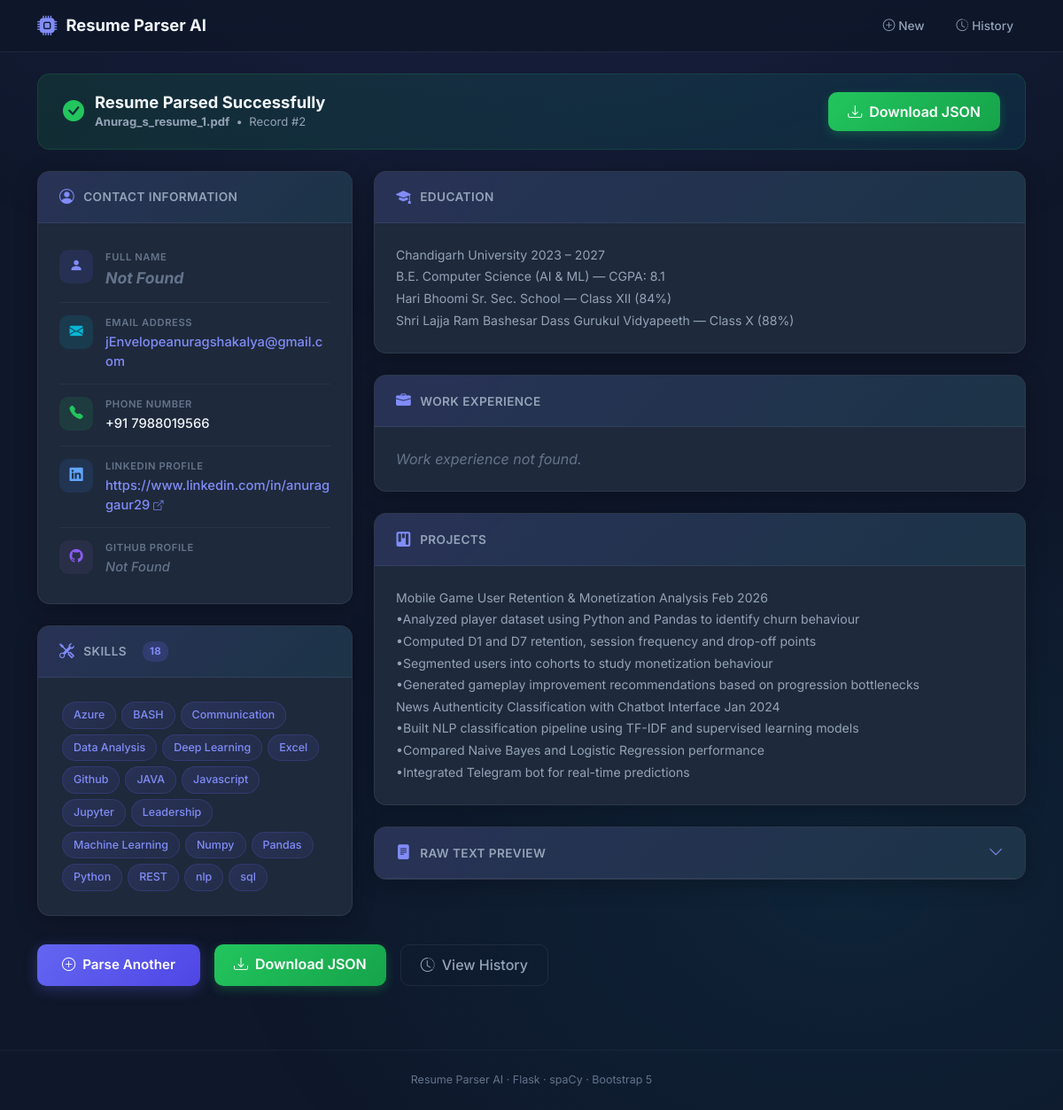
Page /view/2 on the committed database.
### tables this page shows
CREATE TABLE resumes (
            id               INTEGER PRIMARY KEY AUTOINCREMENT,
            filename         TEXT,
            name             TEXT,
            email            TEXT,
            phone            TEXT,
            linkedin         TEXT,
            skills           TEXT,      -- stored as JSON string
            education        TEXT,
            experience       TEXT,
            projects         TEXT,
            skill_match      TEXT,      -- stored as JSON string
            raw_text_preview TEXT,
            created_at       TIMESTAMP DEFAULT CURRENT_TIMESTAMP
        , github TEXT);

### app.py (the view)
@app.route("/view/<int:resume_id>")
def view_resume(resume_id: int):
    conn = get_db()
    row = conn.execute(
        "SELECT * FROM resumes WHERE id = ?", (resume_id,)
    ).fetchone()
    conn.close()
    if not row:
        flash("Resume not found.", "error")
        return redirect(url_for("history"))
    data = {
        "name":       row["name"],
        "email":      row["email"],
        "phone":      row["phone"],
        "linkedin":   row["linkedin"],
        "github":     row["github"] if "github" in row.keys() else "Not Found",
        "skills":     json.loads(row["skills"]) if row["skills"] else [],
        "education":  row["education"],
        "experience": row["experience"],
        "projects":   row["projects"],
        "skill_match": json.loads(row["skill_match"]) if row["skill_match"] else {
            "percentage": 0, "matched_skills": [], "missing_skills": [],
            "total_jd_skills": 0, "matched_count": 0
        },
        "raw_text_preview": row["raw_text_preview"],
    }
    return render_template(
        "result.html", data=data, resume_id=resume_id, filename=row["filename"]
    )

### app.py (called while the page is built)
def get_db() -> sqlite3.Connection:
    conn = sqlite3.connect(DB_PATH)
    conn.row_factory = sqlite3.Row   # Allows dict-style column access
    return conn

### templates/result.html (shortened to what this page needs)
<!DOCTYPE html>
<html lang="en">
<head>
  <link href="https://cdn.jsdelivr.net/npm/bootstrap@5.3.2/dist/css/bootstrap.min.css" rel="stylesheet" />
  <link href="https://cdn.jsdelivr.net/npm/bootstrap-icons@1.11.3/font/bootstrap-icons.min.css" rel="stylesheet" />
  <link rel="stylesheet" href="{{ url_for('static', filename='style.css') }}" />
</head>
<body>
<nav class="navbar-custom">
  <div class="container d-flex align-items-center justify-content-between">
    <a class="brand" href="/"><i class="bi bi-cpu-fill"></i> Resume Parser AI</a>
    <div class="d-flex gap-2">
      <a href="/" class="nav-link-custom"><i class="bi bi-plus-circle me-1"></i>New</a>
      <a href="/history" class="nav-link-custom"><i class="bi bi-clock-history me-1"></i>History</a>
    </div>
  </div>
</nav>
<div class="container py-4">
  <div class="success-banner fade-up mb-4">
    <div class="status">
      <i class="bi bi-check-circle-fill"></i>
      <div>
        <h3>Resume Parsed Successfully</h3>
        <p class="meta mb-0"><strong>{{ filename }}</strong> &nbsp;&bull;&nbsp; Record #{{ resume_id }}</p>
      </div>
    </div>
    <a href="/download/{{ resume_id }}" class="btn-green"><i class="bi bi-download me-2"></i>Download JSON</a>
  </div>
  <div class="row g-4">
    <div class="col-lg-4">
      <div class="glass-card fade-up fade-up-d1 mb-4">
        <div class="glass-card-header"><i class="bi bi-person-circle"></i> Contact Information</div>
        <div class="glass-card-body" style="padding:16px 24px;">
          <div class="contact-row">
            <div class="contact-icon name"><i class="bi bi-person-fill"></i></div>
            <div>
              <div class="contact-label">Full Name</div>
              <div class="contact-value" style="font-size:1.1rem; font-weight:700;">
                {% if data.name and data.name != 'Not Found' %}{{ data.name }}{% else %}<span class="not-found">Not Found</span>{% endif %}
              </div>
            </div>
          </div>
          <div class="contact-row">
            <div class="contact-icon email"><i class="bi bi-envelope-fill"></i></div>
            <div>
              <div class="contact-label">Email Address</div>
              <div class="contact-value">
                {% if data.email and data.email != 'Not Found' %}<a href="mailto:{{ data.email }}">{{ data.email }}</a>{% else %}<span class="not-found">Not Found</span>{% endif %}
              </div>
            </div>
          </div>
          <div class="contact-row">
            <div class="contact-icon phone"><i class="bi bi-telephone-fill"></i></div>
            <div>
              <div class="contact-label">Phone Number</div>
              <div class="contact-value">
                {% if data.phone and data.phone != 'Not Found' %}{{ data.phone }}{% else %}<span class="not-found">Not Found</span>{% endif %}
              </div>
            </div>
          </div>
          <div class="contact-row">
            <div class="contact-icon link"><i class="bi bi-linkedin"></i></div>
            <div>
              <div class="contact-label">LinkedIn Profile</div>
              <div class="contact-value">
                {% if data.linkedin and data.linkedin != 'Not Found' %}
                  <a href="{{ data.linkedin }}" target="_blank" rel="noopener">{{ data.linkedin }} <i class="bi bi-box-arrow-up-right" style="font-size:.7rem;"></i></a>
                {% else %}<span class="not-found">Not Found</span>{% endif %}
              </div>
            </div>
          </div>
          <div class="contact-row">
            <div class="contact-icon github" style="background:rgba(110,84,148,.15); color:#8b5cf6;"><i class="bi bi-github"></i></div>
            <div>
              <div class="contact-label">GitHub Profile</div>
              <div class="contact-value">
                {% if data.github and data.github != 'Not Found' %}
                  <a href="{{ data.github }}" target="_blank" rel="noopener">{{ data.github }} <i class="bi bi-box-arrow-up-right" style="font-size:.7rem;"></i></a>
                {% else %}<span class="not-found">Not Found</span>{% endif %}
              </div>
            </div>
          </div>
        </div>
      </div>
      <div class="glass-card fade-up fade-up-d2 mb-4">
        <div class="glass-card-header">
          <i class="bi bi-tools"></i> Skills
          <span class="skill-count">{{ data.skills|length }}</span>
        </div>
        <div class="glass-card-body">
          {% if data.skills %}
            {% for s in data.skills %}<span class="skill-chip">{{ s }}</span>{% endfor %}
          {% else %}
            <p class="not-found mb-0">No skills detected.</p>
          {% endif %}
        </div>
      </div>
    </div>
    <div class="col-lg-8">
      <div class="glass-card fade-up fade-up-d1 mb-4">
        <div class="glass-card-header"><i class="bi bi-mortarboard-fill"></i> Education</div>
        <div class="glass-card-body">
          {% if data.education and data.education != 'Not Found' %}
            <div class="section-content">{{ data.education }}</div>
          {% else %}<p class="not-found mb-0">Education details not found.</p>{% endif %}
        </div>
      </div>
      <div class="glass-card fade-up fade-up-d2 mb-4">
        <div class="glass-card-header"><i class="bi bi-briefcase-fill"></i> Work Experience</div>
        <div class="glass-card-body">
          {% if data.experience and data.experience != 'Not Found' %}
            <div class="section-content">{{ data.experience }}</div>
          {% else %}<p class="not-found mb-0">Work experience not found.</p>{% endif %}
        </div>
      </div>
      <div class="glass-card fade-up fade-up-d3 mb-4">
        <div class="glass-card-header"><i class="bi bi-kanban-fill"></i> Projects</div>
        <div class="glass-card-body">
          {% if data.projects and data.projects != 'Not Found' %}
            <div class="section-content">{{ data.projects }}</div>
          {% else %}<p class="not-found mb-0">Projects not found.</p>{% endif %}
        </div>
      </div>
      <div class="glass-card fade-up fade-up-d4 mb-4">
        <div class="glass-card-header collapse-toggle" data-bs-toggle="collapse" data-bs-target="#rawText" aria-expanded="false">
          <i class="bi bi-file-text-fill"></i> Raw Text Preview
          <i class="bi bi-chevron-down ms-auto chevron"></i>
        </div>
      </div>
    </div>
  </div>
  <div class="d-flex gap-3 flex-wrap mt-2 mb-5 fade-up">
    <a href="/" class="btn-accent"><i class="bi bi-plus-circle me-2"></i>Parse Another</a>
    <a href="/download/{{ resume_id }}" class="btn-green"><i class="bi bi-download me-2"></i>Download JSON</a>
    <a href="/history" class="btn-ghost"><i class="bi bi-clock-history me-2"></i>View History</a>
  </div>
</div>
<footer class="footer-custom">Resume Parser AI &middot; Flask &middot; spaCy &middot; Bootstrap 5</footer>
</body>
</html>

### rows in the picture
resumes: filename "Anurag_s_resume_1.pdf", email "jEnvelopeanuragshakalya@gmail.com", phone "+91 7988019566", linkedin "https://www.linkedin.com/in/anuraggaur29", education "Chandigarh University 2023 – 2027 B.E. Computer Science (AI & ML) — CGPA: 8.1 Hari Bhoomi Sr. Sec. School — Class XII (84%) Shri Lajja Ram Bashesar Dass Gurukul Vidyapeeth — Class X (88%)", projects "Mobile Game User Retention & Monetization Analysis Feb 2026 •Analyzed player dataset using Python and Pandas to identify churn behaviour •Computed D1 and D7 retention, session frequency and drop-off points •Segmented users into cohorts to study monetization behaviour •Generated gameplay improvement recommendations based on progression bottlenecks News Authenticity Classification with Chatbot Interface Jan 2024 •Built NLP classification pipeline using TF-IDF and supervised learning models •Compared Naive Bayes and Logistic Regression performance •Integrated Telegram bot for real-time predictions"

### other values in the picture
{{ resume_id }} "2"
{{ data.skills|length }} "18"
{{ s }} "Azure" "BASH" "Communication" "Data Analysis" "Deep Learning" "Excel" "Github" "JAVA" "Javascript" "Jupyter" "Leadership" "Machine Learning" "Numpy" "Pandas" "Python" "REST" "nlp" "sql"
